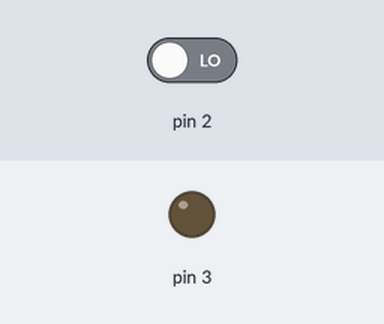
The sketch below on a simulated Arduino Uno, built with avr-gcc and run on an emulated ATmega328P. Parts: output pins drawn as LEDs (lit = HIGH). Inputs (shaded band) come from the test bench; at power-on: pin 2 LOW.

Above: at 1.2 s.
1.3 s: pin 2 driven HIGH
At 1.9 s:
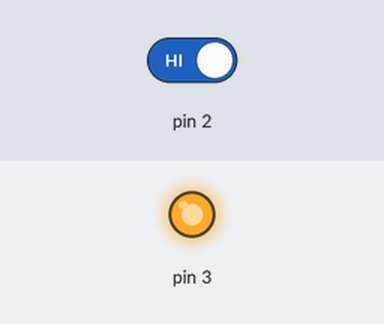
4.3 s: pin 2 driven LOW
At 5.3 s:
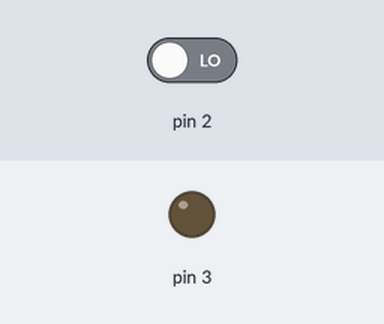
Timing chart, 0 to 7.3 s (numbered marks = the images above; inputs shaded):
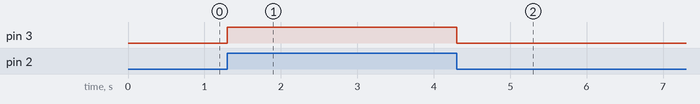

The sketch:

________.ino
```cpp
/*
  This program blinks pin 13 of the Arduino (the
  built-in LED)
*/


void setup()
{
  pinMode(2, INPUT);
  pinMode(3, OUTPUT);
}

void loop()
{
  if (digitalRead(2)) {
    digitalWrite(3, HIGH);
    delay(1000);
    digitalWrite(3, LOW);
  }
}
```

Measured:
- after the input at 1.3 s, pin 3: LOW → HIGH at once
- after the input at 4.3 s, pin 3: HIGH → LOW at once
